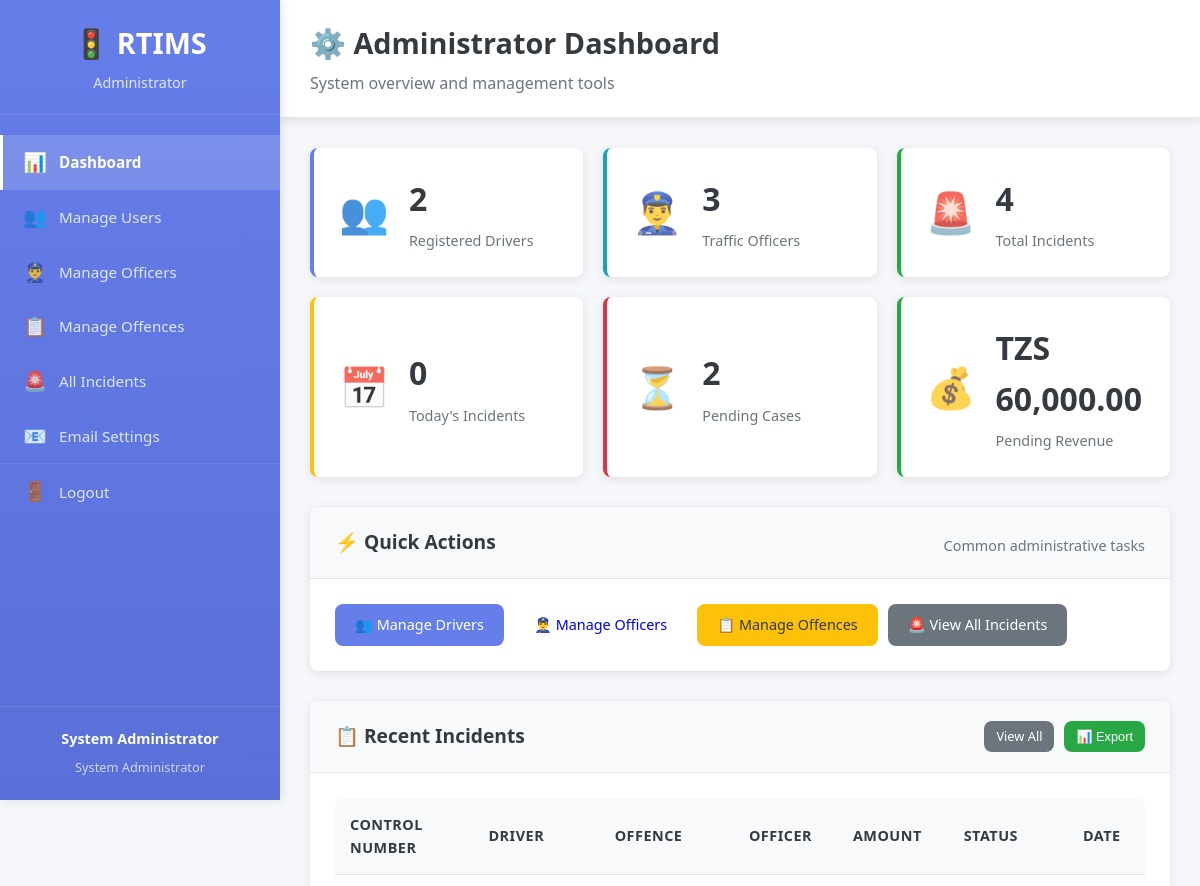
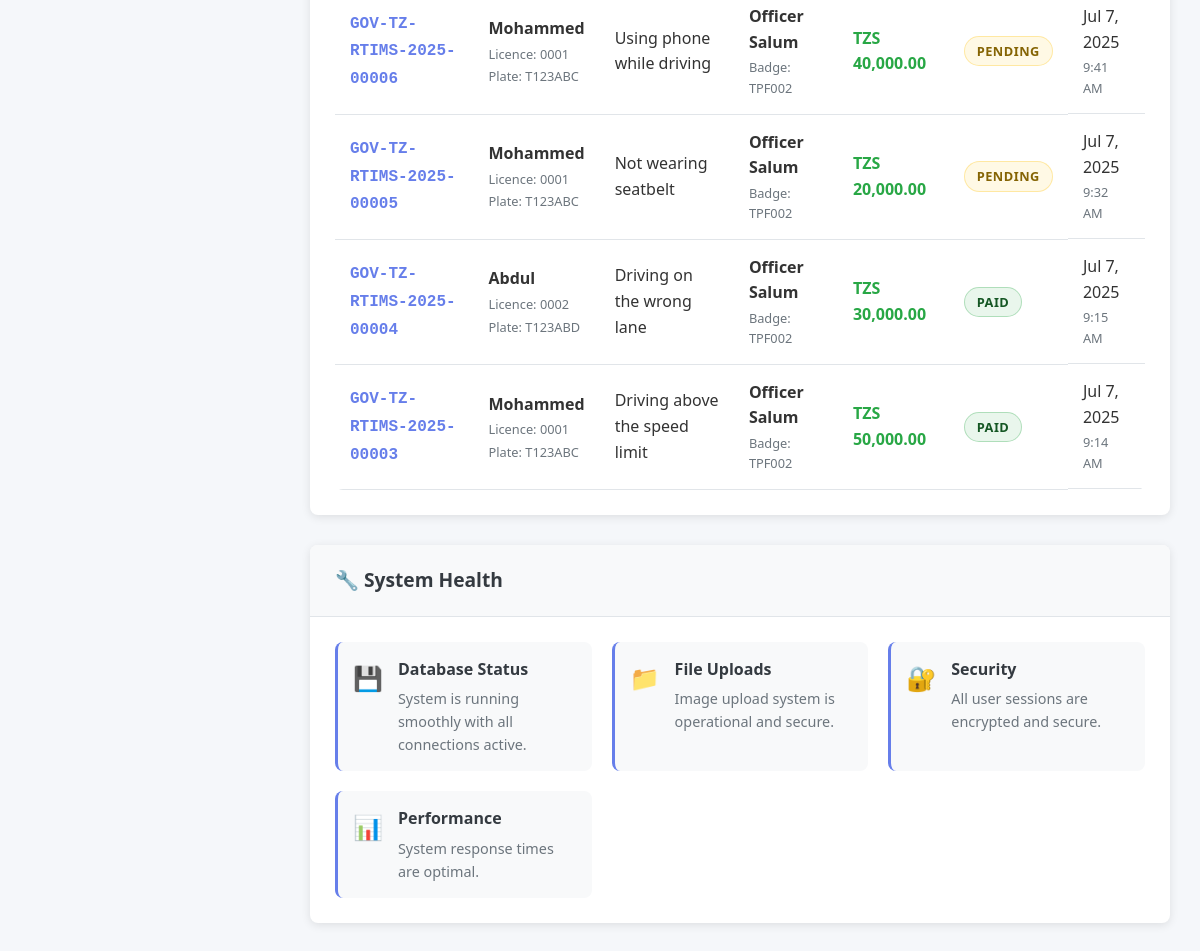
Page /admin/dashboard.php (signed in) on the committed database (2 pictures, top to bottom).
### tables this page shows
CREATE TABLE `incidents` (
  `id` int(11) NOT NULL,
  `user_id` int(11) NOT NULL,
  `offence_id` int(11) NOT NULL,
  `officer_id` int(11) NOT NULL,
  `location` text NOT NULL,
  `image_path` varchar(255) DEFAULT NULL,
  `control_number` varchar(50) NOT NULL,
  `status` enum('Pending','Paid','Cancelled') DEFAULT 'Pending',
  `created_at` timestamp NOT NULL DEFAULT current_timestamp()
);

CREATE TABLE `users` (
  `id` int(11) NOT NULL,
  `name` varchar(100) NOT NULL,
  `licence_no` varchar(50) NOT NULL,
  `plate_no` varchar(20) NOT NULL,
  `password` varchar(255) NOT NULL,
  `role` enum('user') DEFAULT 'user',
  `created_at` timestamp NOT NULL DEFAULT current_timestamp()
);

CREATE TABLE `offences` (
  `id` int(11) NOT NULL,
  `keyword` varchar(100) NOT NULL,
  `description` text NOT NULL,
  `amount_tzs` decimal(10,2) NOT NULL,
  `created_at` timestamp NOT NULL DEFAULT current_timestamp()
);

CREATE TABLE `officers` (
  `id` int(11) NOT NULL,
  `name` varchar(100) NOT NULL,
  `username` varchar(50) NOT NULL,
  `password` varchar(255) NOT NULL,
  `badge_number` varchar(50) NOT NULL,
  `created_at` timestamp NOT NULL DEFAULT current_timestamp()
);

### config/database.php (called while the page is built, shortened)
<?php
function formatCurrency($amount) {
    return 'TZS ' . number_format($amount, 2);
}
?>

### admin/dashboard.php (the view, shortened to what this page needs)
<?php
require_once '../config/database.php';
$database = new Database();
$conn = $database->getConnection();
$stats_query = "SELECT
                    (SELECT COUNT(*) FROM users) as total_users,
                    (SELECT COUNT(*) FROM officers) as total_officers,
                    (SELECT COUNT(*) FROM incidents) as total_incidents,
                    (SELECT COUNT(*) FROM incidents WHERE status = 'Pending') as pending_incidents,
                    (SELECT SUM(o.amount_tzs) FROM incidents i JOIN offences o ON i.offence_id = o.id WHERE i.status = 'Pending') as pending_amount,
                    (SELECT COUNT(*) FROM incidents WHERE DATE(created_at) = CURDATE()) as today_incidents";
$stats_stmt = $conn->prepare($stats_query);
$stats_stmt->execute();
$stats = $stats_stmt->fetch(PDO::FETCH_ASSOC);
$recent_query = "SELECT i.*, o.description as offence_description, o.amount_tzs,
                        u.name as driver_name, u.licence_no, u.plate_no,
                        off.name as officer_name, off.badge_number
                 FROM incidents i
                 JOIN offences o ON i.offence_id = o.id
                 JOIN users u ON i.user_id = u.id
                 JOIN officers off ON i.officer_id = off.id
                 ORDER BY i.created_at DESC
                 LIMIT 10";
$recent_stmt = $conn->prepare($recent_query);
$recent_stmt->execute();
$recent_incidents = $recent_stmt->fetchAll(PDO::FETCH_ASSOC);
?>
<!DOCTYPE html>
<html lang="en">
<head>
    <link rel="stylesheet" href="../assets/css/style.css">
</head>
<body>
    <div class="app-container">
        <div class="sidebar">
            <div class="sidebar-header">
                <h2>🚦 RTIMS</h2>
                <p>Administrator</p>
            </div>
            <nav class="sidebar-nav">
                <a href="dashboard.php" class="nav-item active">
                    <span class="nav-icon">📊</span>
                    <span class="nav-text">Dashboard</span>
                </a>
                <a href="manage_users.php" class="nav-item">
                    <span class="nav-icon">👥</span>
                    <span class="nav-text">Manage Users</span>
                </a>
                <a href="manage_officers.php" class="nav-item">
                    <span class="nav-icon">👮‍♂️</span>
                    <span class="nav-text">Manage Officers</span>
                </a>
                <a href="manage_offences.php" class="nav-item">
                    <span class="nav-icon">📋</span>
                    <span class="nav-text">Manage Offences</span>
                </a>
                <a href="view_incidents.php" class="nav-item">
                    <span class="nav-icon">🚨</span>
                    <span class="nav-text">All Incidents</span>
                </a>
                <a href="email_config.php" class="nav-item">
                    <span class="nav-icon">📧</span>
                    <span class="nav-text">Email Settings</span>
                </a>
                <a href="../auth/logout.php" class="nav-item logout">
                    <span class="nav-icon">🚪</span>
                    <span class="nav-text">Logout</span>
                </a>
            </nav>
            <div class="sidebar-footer">
                <div class="user-info">
                    <strong><?php echo htmlspecialchars($_SESSION['user_name']); ?></strong>
                    <small>System Administrator</small>
                </div>
            </div>
        </div>
        <div class="main-content">
            <div class="content-header">
                <h1>⚙️ Administrator Dashboard</h1>
                <p>System overview and management tools</p>
            </div>
            <div class="content-body">
                <div class="stats-grid">
                    <div class="stat-card primary">
                        <div class="stat-icon">👥</div>
                        <div class="stat-content">
                            <h3><?php echo $stats['total_users']; ?></h3>
                            <p>Registered Drivers</p>
                        </div>
                    </div>
                    <div class="stat-card info">
                        <div class="stat-icon">👮‍♂️</div>
                        <div class="stat-content">
                            <h3><?php echo $stats['total_officers']; ?></h3>
                            <p>Traffic Officers</p>
                        </div>
                    </div>
                    <div class="stat-card success">
                        <div class="stat-icon">🚨</div>
                        <div class="stat-content">
                            <h3><?php echo $stats['total_incidents']; ?></h3>
                            <p>Total Incidents</p>
                        </div>
                    </div>
                    <div class="stat-card warning">
                        <div class="stat-icon">📅</div>
                        <div class="stat-content">
                            <h3><?php echo $stats['today_incidents']; ?></h3>
                            <p>Today's Incidents</p>
                        </div>
                    </div>
                    <div class="stat-card danger">
                        <div class="stat-icon">⏳</div>
                        <div class="stat-content">
                            <h3><?php echo $stats['pending_incidents']; ?></h3>
                            <p>Pending Cases</p>
                        </div>
                    </div>
                    <div class="stat-card success">
                        <div class="stat-icon">💰</div>
                        <div class="stat-content">
                            <h3><?php echo formatCurrency($stats['pending_amount'] ?? 0); ?></h3>
                            <p>Pending Revenue</p>
                        </div>
                    </div>
                </div>
                <div class="card">
                    <div class="card-header">
                        <h3>⚡ Quick Actions</h3>
                        <p>Common administrative tasks</p>
                    </div>
                    <div class="card-body">
                        <div class="button-group">
                            <a href="manage_users.php" class="btn btn-primary">👥 Manage Drivers</a>
                            <a href="manage_officers.php" class="btn btn-info">👮‍♂️ Manage Officers</a>
                            <a href="manage_offences.php" class="btn btn-warning">📋 Manage Offences</a>
                            <a href="view_incidents.php" class="btn btn-secondary">🚨 View All Incidents</a>
                        </div>
                    </div>
                </div>
                <div class="card">
                    <div class="card-header">
                        <h3>📋 Recent Incidents</h3>
                        <div class="card-actions">
                            <a href="view_incidents.php" class="btn btn-secondary btn-sm">View All</a>
                            <button onclick="exportToCSV('recent_incidents_table', 'recent_incidents.csv')" class="btn btn-success btn-sm">📊 Export</button>
                        </div>
                    </div>
                    <div class="card-body">
                        <?php if (empty($recent_incidents)): ?>
                            <div class="empty-state">
                                <div class="empty-icon">📋</div>
                                <h3>No Incidents Recorded</h3>
                                <p>No traffic incidents have been recorded yet.</p>
                            </div>
                        <?php else: ?>
                            <div class="table-responsive">
                                <table class="data-table" id="recent_incidents_table">
                                    <thead>
                                        <tr>
                                            <th>Control Number</th>
                                            <th>Driver</th>
                                            <th>Offence</th>
                                            <th>Officer</th>
                                            <th>Amount</th>
                                            <th>Status</th>
                                            <th>Date</th>
                                        </tr>
                                    </thead>
                                    <tbody>
                                        <?php foreach ($recent_incidents as $incident): ?>
                                            <tr>
                                                <td>
                                                    <strong class="control-number"><?php echo htmlspecialchars($incident['control_number']); ?></strong>
                                                </td>
                                                <td>
                                                    <div class="driver-info">
                                                        <strong><?php echo htmlspecialchars($incident['driver_name']); ?></strong>
                                                        <small>Licence: <?php echo htmlspecialchars($incident['licence_no']); ?></small>
                                                        <small>Plate: <?php echo htmlspecialchars($incident['plate_no']); ?></small>
                                                    </div>
                                                </td>
                                                <td><?php echo htmlspecialchars($incident['offence_description']); ?></td>
                                                <td>
                                                    <div class="driver-info">
                                                        <strong><?php echo htmlspecialchars($incident['officer_name']); ?></strong>
                                                        <small>Badge: <?php echo htmlspecialchars($incident['badge_number']); ?></small>
                                                    </div>
                                                </td>
                                                <td class="amount-cell"><?php echo formatCurrency($incident['amount_tzs']); ?></td>
                                                <td>
                                                    <span class="status-badge status-<?php echo strtolower($incident['status']); ?>">
                                                        <?php echo $incident['status']; ?>
                                                    </span>
                                                </td>
                                                <td class="date-cell">
                                                    <?php echo date('M j, Y', strtotime($incident['created_at'])); ?>
                                                    <small><?php echo date('g:i A', strtotime($incident['created_at'])); ?></small>
                                                </td>
                                            </tr>
                                        <?php endforeach; ?>
                                    </tbody>
                                </table>
                            </div>
                        <?php endif; ?>
                    </div>
                </div>
                <div class="card">
                    <div class="card-header">
                        <h3>🔧 System Health</h3>
                    </div>
                    <div class="card-body">
                        <div class="tips-grid">
                            <div class="tip-item">
                                <span class="tip-icon">💾</span>
                                <div>
                                    <strong>Database Status</strong>
                                    <p>System is running smoothly with all connections active.</p>
                                </div>
                            </div>
                            <div class="tip-item">
                                <span class="tip-icon">📁</span>
                                <div>
                                    <strong>File Uploads</strong>
                                    <p>Image upload system is operational and secure.</p>
                                </div>
                            </div>
                            <div class="tip-item">
                                <span class="tip-icon">🔐</span>
                                <div>
                                    <strong>Security</strong>
                                    <p>All user sessions are encrypted and secure.</p>
                                </div>
                            </div>
                            <div class="tip-item">
                                <span class="tip-icon">📊</span>
                                <div>
                                    <strong>Performance</strong>
                                    <p>System response times are optimal.</p>
                                </div>
                            </div>
                        </div>
                    </div>
                </div>
            </div>
        </div>
    </div>
</body>
</html>

### rows in the picture
incidents: control_number "GOV-TZ-RTIMS-2025-00006", user.name "Mohammed", user.licence_no "0001", user.plate_no "T123ABC", offence.description "Using phone while driving", officer.name "Officer Salum", officer.badge_number "TPF002", offence.amount_tzs "TZS 40,000.00", status "PENDING", created_at "Jul 7, 2025", created_at "9:41 AM"
incidents: control_number "GOV-TZ-RTIMS-2025-00005", user.name "Mohammed", user.licence_no "0001", user.plate_no "T123ABC", offence.description "Not wearing seatbelt", officer.name "Officer Salum", officer.badge_number "TPF002", offence.amount_tzs "TZS 20,000.00", status "PENDING", created_at "Jul 7, 2025", created_at "9:32 AM"
incidents: control_number "GOV-TZ-RTIMS-2025-00004", user.name "Abdul", user.licence_no "0002", user.plate_no "T123ABD", offence.description "Driving on the wrong lane", officer.name "Officer Salum", officer.badge_number "TPF002", offence.amount_tzs "TZS 30,000.00", status "PAID", created_at "Jul 7, 2025", created_at "9:15 AM"
incidents: control_number "GOV-TZ-RTIMS-2025-00003", user.name "Mohammed", user.licence_no "0001", user.plate_no "T123ABC", offence.description "Driving above the speed limit", officer.name "Officer Salum", officer.badge_number "TPF002", offence.amount_tzs "TZS 50,000.00", status "PAID", created_at "Jul 7, 2025", created_at "9:14 AM"

### other values in the picture
$_SESSION['user_name'] "System Administrator"
$stats['total_users'] "2"
$stats['total_officers'] "3"
$stats['total_incidents'] "4"
$stats['today_incidents'] "0"
$stats['pending_incidents'] "2"
formatCurrency($stats['pending_amount'] ?? 0) "TZS 60,000.00"
